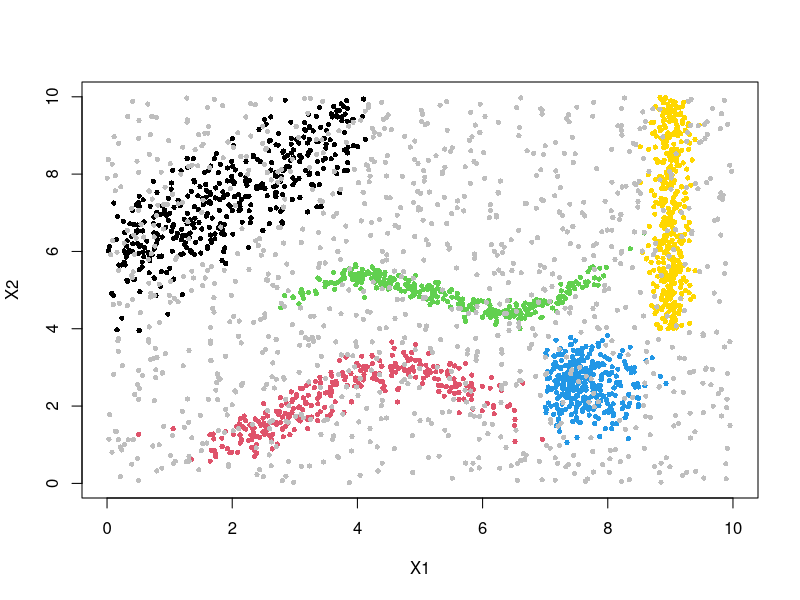

This figure's R source:
set.seed(01)
n1 <- 400
X <- runif(n1,0,4)+rnorm(n1, mean = 0, sd = 0.1)
Y <- 5.5+X+rnorm(n1,0,0.70)
cluster1_data <- data.frame(x = X[X>0 & Y<10], y = Y[X>0 & Y<10],CL=1)

n2 <- 300
X <- runif(n2,2,6)+rnorm(n2, mean = 0, sd = 0.5)
Y <- 2-sin(X)+rnorm(n2,0,0.30)
cluster2_data <- data.frame(x = X-1+1, y = Y,CL=2)

n3 <- 300
X <- runif(n3,3,7)+rnorm(n3, mean = 0, sd = 0.5)
Y <- 0.4*X-cos(X)+rnorm(n3,0,0.15)
cluster3_data <- data.frame(x = X-.5+1, y = Y+3,CL=3)

n4 <- 400
X <- rnorm(n4, mean = 7, sd = 0.5)
Y <- rnorm(n4,2.5,0.5)
cluster4_data <- data.frame(x = X[X>6.5]-0.5+1, y = Y[X>6.5],CL=4)

n5 <- 400
X <- rnorm(n5, mean = 8, sd = 0.15)
Y <- runif(n5,4,10)
cluster5_data <- data.frame(x = X+1, y = Y,CL="gold")


n_n <- 1000
X <- runif(n_n, min = 0, max = 10) 
Y <- runif(n_n, min = 0, max = 10) 
noise_data <- data.frame(x = X, y = Y,CL="gray")


dados_gen <- rbind(cluster1_data, 
                   cluster2_data, 
                   cluster3_data, 
                   cluster4_data, 
                   cluster5_data, 
                   noise_data)

#GRÁFICO
plot(dados_gen$x, dados_gen$y,
     pch = 16, 
     cex = 0.7, 
     xlim=c(0,10),
     col= dados_gen$CL,
     xlab="X1",ylab="X2"
)
